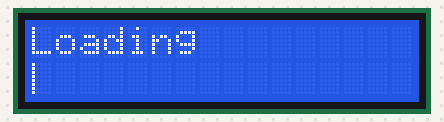
A sketch run on a simulated Arduino Uno, built with avr-gcc and run on an emulated ATmega328P. Parts: 16×2 character LCD.

Above: at 0.12 s.
At 1.12 s:
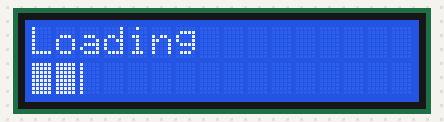
At 2.22 s:
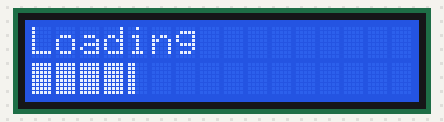
At 4.43 s:
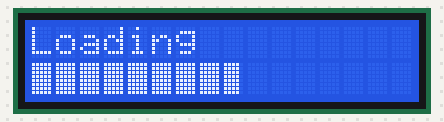
At 6.53 s:
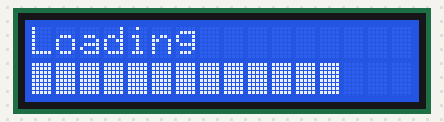
At 8.74 s:
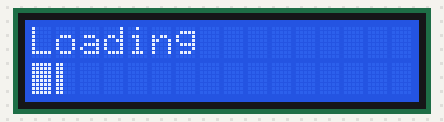

The sketch:

LCD_progress_bar.ino
```cpp
// (licence header left out)
//LCD with Progress Bar

//Include the library code:
#include <LiquidCrystal.h>

//Initialize the library with the numbers of the interface pins
LiquidCrystal lcd(2, 3, 4, 5, 6, 7);

//Create the progress bar characters
byte p20[8] = {
  B10000,
  B10000,
  B10000,
  B10000,
  B10000,
  B10000,
  B10000,
  B10000,
};
byte p40[8] = {
  B11000,
  B11000,
  B11000,
  B11000,
  B11000,
  B11000,
  B11000,
  B11000,
};
byte p60[8] = {
  B11100,
  B11100,
  B11100,
  B11100,
  B11100,
  B11100,
  B11100,
  B11100,
};
byte p80[8] = {
  B11110,
  B11110,
  B11110,
  B11110,
  B11110,
  B11110,
  B11110,
  B11110,
};
byte p100[8] = {
  B11111,
  B11111,
  B11111,
  B11111,
  B11111,
  B11111,
  B11111,
  B11111,
};

void setup()
{
  //Set up the LCDs number of columns and rows:
  lcd.begin(16, 2);
  // Print a message to the LCD.
  lcd.print("Loading");

  //Make progress characters
  lcd.createChar(0, p20);
  lcd.createChar(1, p40);
  lcd.createChar(2, p60);
  lcd.createChar(3, p80);
  lcd.createChar(4, p100);
}

void loop()
{
  //Move cursor to second line
  lcd.setCursor(0,1);
  //Clear the line each time it reaches the end
  //with 16 " " (spaces)
  lcd.print("                ");

  //Iterate through each character on the second line
  for (int i = 0; i<16; i++)
  {
    //Iterate through each progress value for each character
    for (int j=0; j<5; j++)
    {
      lcd.setCursor(i, 1); //Move the cursor to this location
      lcd.write(j);        //update progress bar
      delay(100);          //wait
    }
  }
}
```

Measured:
- by itself, everything shown: repeats every 8.0 s, in 80 steps
